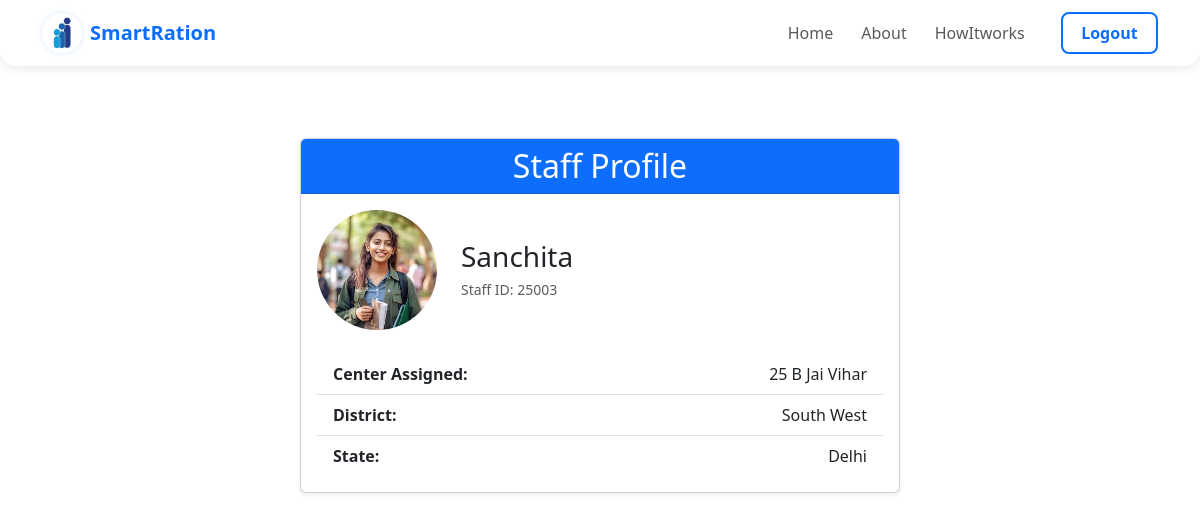
Screenshot of /profile/ (signed in) with the database file from the repository.
### Customer/models.py (models this page shows, shortened)
class StaffProfile(models.Model):
    user = models.OneToOneField(CustomUser, on_delete=models.CASCADE)
    staff_id = models.CharField(max_length=20, unique=True)
    center_assigned = models.CharField(max_length=100)
    district = models.CharField(max_length=100)
    state = models.CharField(max_length=100)
    image = models.ImageField(upload_to=upload_to_staff, blank=True, null=True)
    noOfTokenBooked=models.IntegerField(default=0)
    tokenUsed=models.BooleanField(default=False)

class CustomUser(AbstractUser):
    ROLE_CHOICES = (
        ('customer', 'Customer'),
        ('staff', 'Staff'),
    )
    role = models.CharField(max_length=10, choices=ROLE_CHOICES)

### Customer/views.py (the view)
# urls.py: path('profile/', views.view_profile, name='view_profile'),
@login_required
def view_profile(request):
    user = request.user
    if user.role == 'customer':
        try:
            profile = CustomerProfile.objects.get(user=user)
        except CustomerProfile.DoesNotExist:
            return redirect('customer_complete_profile')
        return render(request, 'Customer/customerProfile.html', {'profile': profile})
    elif user.role == 'staff':
        try:
            profile = StaffProfile.objects.get(user=user)
        except StaffProfile.DoesNotExist:
            return redirect('staff_complete_profile')
        return render(request, 'Customer/staffProfile.html', {'profile': profile})
    return HttpResponseForbidden("Invalid role.")

### Customer/templates/Customer/staffProfile.html
{% extends 'Customer/base.html' %}
{% load static %}
{% block main-content %}
<link href="https://cdn.jsdelivr.net/npm/bootstrap@5.3.0/dist/css/bootstrap.min.css" rel="stylesheet">
<div class="container my-5">
  <div class="card shadow-sm mx-auto" style="max-width: 600px;">
    <div class="card-header bg-primary text-white text-center">
      <h2 class="mb-0">Staff Profile</h2>
    </div>
    <div class="card-body">
      <div class="d-flex align-items-center mb-4">
        {% if profile.image %}
          <img src="{{ profile.image.url }}" alt="Profile Image" class="rounded-circle me-4" width="120" height="120" style="object-fit: cover;">
        {% else %}
          <div class="rounded-circle bg-secondary text-white d-flex justify-content-center align-items-center me-4" style="width:120px; height:120px; font-size: 48px;">
            {{ profile.user.username|slice:":1"|upper }}
          </div>
        {% endif %}
        <div>
          <h3 class="card-title mb-1">{{ profile.user.username }}</h3>
          <small class="text-muted">Staff ID: {{ profile.staff_id }}</small>
        </div>
      </div>
      <ul class="list-group list-group-flush">
        <li class="list-group-item d-flex justify-content-between">
          <strong>Center Assigned:</strong>
          <span>{{ profile.center_assigned }}</span>
        </li>
        <li class="list-group-item d-flex justify-content-between">
          <strong>District:</strong>
          <span>{{ profile.district }}</span>
        </li>
        <li class="list-group-item d-flex justify-content-between">
          <strong>State:</strong>
          <span>{{ profile.state }}</span>
        </li>
      </ul>
    </div>
  </div>
</div>
{% endblock main-content %}

### Customer/templates/Customer/base.html (style rules this page uses)
body { font-family: 'Segoe UI', Tahoma, Geneva, Verdana, sans-serif; background: #f9f9fc; margin: 0; padding: 0; -webkit-font-smoothing: antialiased; -moz-osx-font-smoothing: grayscale; }

### rows the page displays
StaffProfile: image (picture), user.username "Sanchita", staff_id "25003", center_assigned "25 B Jai Vihar", district "South West", state "Delhi"
